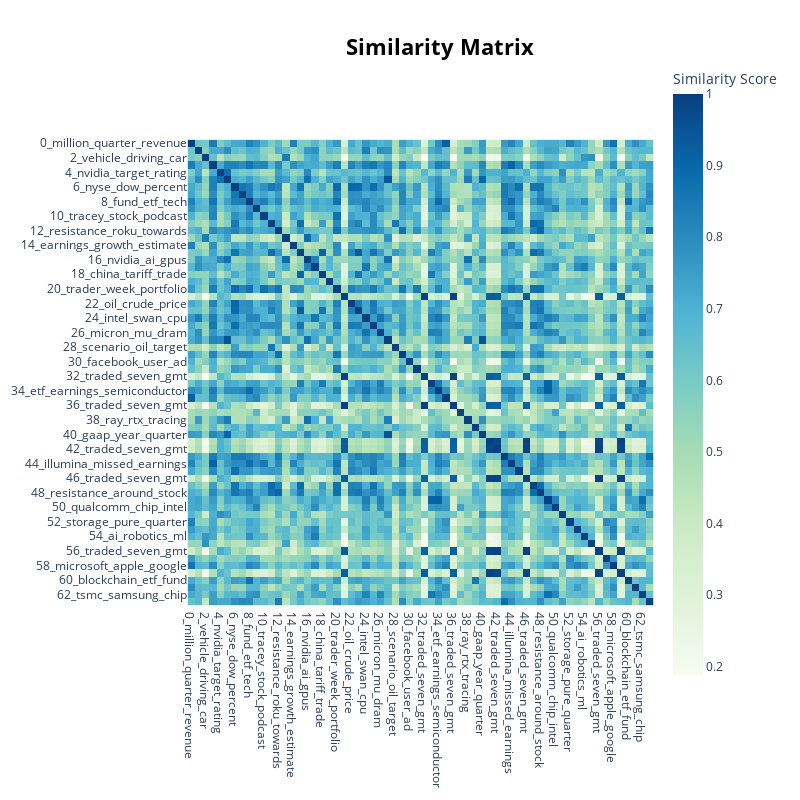

The code cell stored with this chart in its notebook:
### Code cell
# Visualize the similarity between topics
bert_topic_model.visualize_heatmap()

### Figure 1 — Plotly figure (JSON) as saved in the notebook; plotly's stock layout.template omitted (floating-point values rounded to 4 significant figures; data arrays with more than 128 entries replaced by an {"elided": "..."} marker saying what was removed)
{"data": [{"coloraxis": "coloraxis", "hovertemplate": "x: %{x}<br>y: %{y}<br>Similarity Score: %{z}<extra></extra>", "name": "0", "type": "heatmap", "x": ["0_million_quarter_revenue", "1_amd_graphic_radeon", "2_vehicle_driving_car", "3_analyst_zacks_research", "4_nvidia_target_rating", "5_nvidia_nvda_gaming", "6_nyse_dow_percent", "7_performer_close_inc", "8_fund_etf_tech", "9_apple_iphone_google", "10_tracey_stock_podcast", "11_percent_yield_dollar", "12_resistance_roku_towards", "13_driving_car_self", "14_earnings_growth_estimate", "15_trade_china_tariff", "16_nvidia_ai_gpus", "17_intel_ai_chip", "18_china_tariff_trade", "19_game_gaming_stadium", "20_trader_week_portfolio", "21_traded_seven_gmt", "22_oil_crude_price", "23_future_point_et", "24_intel_swan_cpu", "25_lunch_earnings_result", "26_micron_mu_dram", "27_nvidia_revenue_gaming", "28_scenario_oil_target", "29_inc_nyse_corporation", "30_facebook_user_ad", "31_at40_t2108_50dma", "32_traded_seven_gmt", "33_semiconductor_china_chip", "34_etf_earnings_semiconductor", "35_million_quarter_revenue", "36_traded_seven_gmt", "37_qualcomm_patent_commission", "38_ray_rtx_tracing", "39_bitcoin_currency_cryptoc...", "40_gaap_year_quarter", "41_traded_seven_gmt", "42_traded_seven_gmt", "43_stock_nasdaq_nyse", "44_illumina_missed_earnings", "45_percent_index_reuters", "46_traded_seven_gmt", "47_might_week_spx", "48_resistance_around_stock", "49_semiconductor_tsmc_5g", "50_qualcomm_chip_intel", "51_eps_revenue_com", "52_storage_pure_quarter", "53_mellanox_ethernet_switch", "54_ai_robotics_ml", "55_baidu_apollo_driving", "56_traded_seven_gmt", "57_western_digital_sandisk", "58_microsoft_apple_google", "59_traded_seven_gmt", "60_blockchain_etf_fund", "61_cadence_design_verificat...", "62_tsmc_samsung_chip", "63_nasdaq_parent_midday"], "xaxis": "x", "y": ["0_million_quarter_revenue", "1_amd_graphic_radeon", "2_vehicle_driving_car", "3_analyst_zacks_research", "4_nvidia_target_rating", "5_nvidia_nvda_gaming", "6_nyse_dow_percent", "7_performer_close_inc", "8_fund_etf_tech", "9_apple_iphone_google", "10_tracey_stock_podcast", "11_percent_yield_dollar", "12_resistance_roku_towards", "13_driving_car_self", "14_earnings_growth_estimate", "15_trade_china_tariff", "16_nvidia_ai_gpus", "17_intel_ai_chip", "18_china_tariff_trade", "19_game_gaming_stadium", "20_trader_week_portfolio", "21_traded_seven_gmt", "22_oil_crude_price", "23_future_point_et", "24_intel_swan_cpu", "25_lunch_earnings_result", "26_micron_mu_dram", "27_nvidia_revenue_gaming", "28_scenario_oil_target", "29_inc_nyse_corporation", "30_facebook_user_ad", "31_at40_t2108_50dma", "32_traded_seven_gmt", "33_semiconductor_china_chip", "34_etf_earnings_semiconductor", "35_million_quarter_revenue", "36_traded_seven_gmt", "37_qualcomm_patent_commission", "38_ray_rtx_tracing", "39_bitcoin_currency_cryptoc...", "40_gaap_year_quarter", "41_traded_seven_gmt", "42_traded_seven_gmt", "43_stock_nasdaq_nyse", "44_illumina_missed_earnings", "45_percent_index_reuters", "46_traded_seven_gmt", "47_might_week_spx", "48_resistance_around_stock", "49_semiconductor_tsmc_5g", "50_qualcomm_chip_intel", "51_eps_revenue_com", "52_storage_pure_quarter", "53_mellanox_ethernet_switch", "54_ai_robotics_ml", "55_baidu_apollo_driving", "56_traded_seven_gmt", "57_western_digital_sandisk", "58_microsoft_apple_google", "59_traded_seven_gmt", "60_blockchain_etf_fund", "61_cadence_design_verificat...", "62_tsmc_samsung_chip", "63_nasdaq_parent_midday"], "yaxis": "y", "z": {"elided": "64x64 float values"}}], "layout": {"coloraxis": {"colorbar": {"title": {"text": "Similarity Score"}}, "colorscale": [[0, "rgb(247,252,240)"], [0.125, "rgb(224,243,219)"], [0.25, "rgb(204,235,197)"], [0.375, "rgb(168,221,181)"], [0.5, "rgb(123,204,196)"], [0.625, "rgb(78,179,211)"], [0.75, "rgb(43,140,190)"], [0.875, "rgb(8,104,172)"], [1, "rgb(8,64,129)"]]}, "height": 800, "hoverlabel": {"bgcolor": "white", "font": {"family": "Rockwell", "size": 16}}, "legend": {"title": {"text": "Trend"}}, "margin": {"t": 60}, "showlegend": true, "title": {"font": {"color": "Black", "size": 22}, "text": "<b>Similarity Matrix</b>", "x": 0.55, "xanchor": "center", "y": 0.95, "yanchor": "top"}, "width": 800, "xaxis": {"anchor": "y", "constrain": "domain", "domain": [0, 1], "scaleanchor": "y"}, "yaxis": {"anchor": "x", "autorange": "reversed", "constrain": "domain", "domain": [0, 1]}}}
